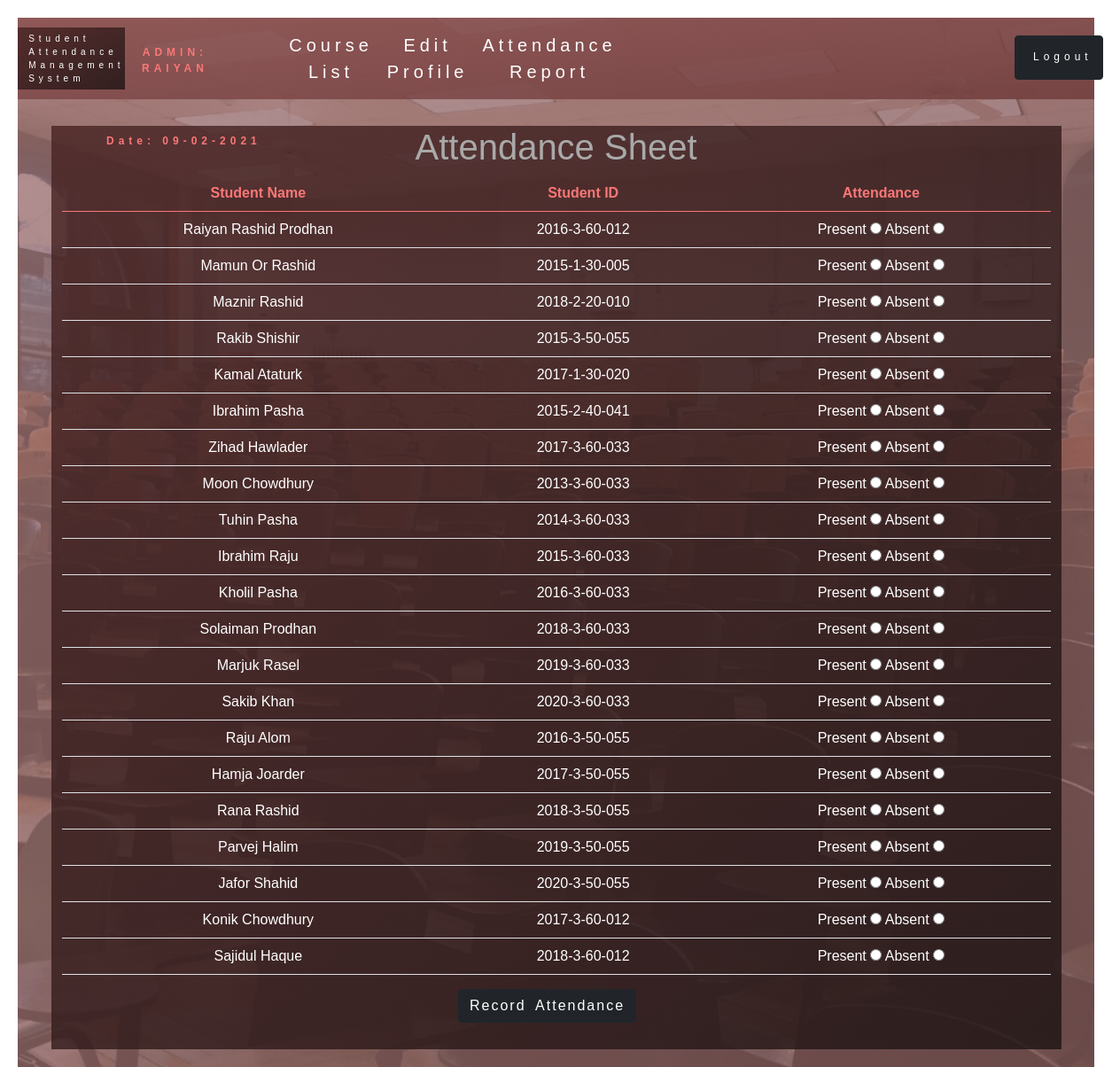
The page /teacher/take_attendance.php (signed in) on the database its author committed.
### tables this page shows
CREATE TABLE `student_tbl` (
  `student_id` int(11) NOT NULL,
  `student_name` varchar(150) NOT NULL,
  `student_password` varchar(100) NOT NULL,
  `student_roll_number` varchar(15) NOT NULL,
  `student_email` varchar(100) NOT NULL,
  `student_dob` date NOT NULL,
  `student_course_code` varchar(100) NOT NULL,
  `student_user_type` varchar(10) NOT NULL
);

### lib/Database.php (called while the page is built, shortened)
<?php
    Class Database {
        public $host = DB_HOST;
        public $user = DB_USER;
        public $pass = DB_PASS;
        public $dbname = DB_NAME;
        public $link;
        private function connectDB() {
            $this->link=new mysqli($this->host, $this->user, $this->pass,
                $this->dbname);
        }
        public function select($query) {
            $result=$this->link->query($query) or die($this->link->error.__LINE__);
            if($result->num_rows > 0) {
                return $result;
            } else {
                return false;
            }
        }
    }
?>

### lib/Student.php (called while the page is built, shortened)
<?php
    $filePath = realpath(dirname(__FILE__));
    include_once($filePath.'/Database.php')
?>
<?php
    class Student {
        private $db;
        public function __construct() {
            $this->db = new Database();
        }
        public function getSpecificCourseStudents($courseCode) {
            $query = "SELECT * FROM student_tbl
            WHERE student_course_code LIKE '%{$courseCode}%'";
            $result = $this->db->select($query);
            return $result;
        }
    }
?>

### teacher/take_attendance.php (the view, shortened to what this page needs)
<?php
    include '../lib/Student.php';
?>
<?php
    $stu = new Student();
    $courseCode = $_GET['courseCode'];
?>
<!DOCTYPE html>
<html lang="en">
<head>
    <head>
        <link rel="stylesheet" href="../css/bootstrap.min.css">
        <link rel="stylesheet" href="../css/style.css">
        <link rel="stylesheet" href="../css/take_attendance.css">
        <link rel="stylesheet" href="../css/navbar.css">
    </head>
</head>
<body>
    <header class="header">
        <nav class="navbar navbar-expand-lg">
            <a class="navbar-brand" href="course_list.php">Student<br>Attendance<br>Management<br>System</a>
            <div class="username">
                <?php
                    include '../lib/CurrentUserInfo.php';
                ?>
            </div>
            <div class="custom-date">
                Date: <?php
                    $customDate = date('d-m-Y');
                    echo $customDate;
                ?>
            </div>
            <div class="collapse navbar-collapse" id="navbarSupportedContent">
                <ul class="navbar-nav mr-auto">
                    <li class="nav-item active">
                        <a class="nav-link" href="course_list.php">Course<br>List</a>
                    </li>
                    <li class="nav-item">
                        <a class="nav-link" href="update_teacher.php">Edit<br>Profile</a>
                    </li>
                    <li class="nav-item">
                        <a class="nav-link" href="report.php">Attendance<br>Report</a>
                    </li>
                    <li class="nav-item btn btn-dark logout">
                        <a class="nav-link" href="../logout.php">Logout
                        </a>
                    </li>
                </ul>
            </div>
        </nav>
        <div class="panel panel-default container">
            <div class="panel-heading">
                <h1>
                    Attendance Sheet
                </h1>
            </div>
            <div class="panel-body">
                <form  method="post">
                    <table class="table">
                        <thead>
                            <tr>
                                <th>Student Name</th>
                                <th>Student ID</th>
                                <th>Attendance</th>
                            </tr>
                        </thead>
                        <tbody>
                            <?php
                                $get_student = $stu->getSpecificCourseStudents($courseCode);
                                if($get_student) {
                                    while ($row = $get_student->fetch_assoc()) {
                            ?>
                            <tr>
                                <td><?php echo $row['student_name']; ?></td>
                                <td><?php echo $row['student_roll_number']; ?></td>
                                <td>
                                    Present <input type="radio" name="attendance[<?php echo $row['student_id']; ?>]" value="present" required>
                                    Absent <input type="radio" name="attendance[<?php echo $row['student_id']; ?>]" value="absent" required>
                                </td>
                            </tr>
                            <?php
                                    }
                                }
                            ?>
                        </tbody>
                    </table>
                    <input type="submit" class="btn btn-dark custom-submit-btn" name="submit" value="Record Attendance">
                </form>
            </div>
        </div>
    </header>
</body>
</html>

### css/style.css (style rules this page uses)
* { margin: 0; padding: 0; box-sizing: border-box; }
body { font-family: sans-serif; font-size: 16px; font-weight: 400; padding-top: 20px; padding-left: 20px; padding-right: 20px; }
.header { width: 100%; height: auto; min-height:580px; padding-bottom: 20px; background-image: linear-gradient( to right bottom, rgba(160, 118, 118, 0.8), rgba(130, 89, 89, 0.8)), url(../img/classroom2.jpg); background-size: cover; background-position: top; background-repeat: no-repeat; background-attachment: fixed; position: relative; }
.username { position: absolute; top: 30px; left: 140px; font-size: 12px; color: rgb(250, 119, 119); }
.logout { position: absolute; top: 20px; left: 1125px; height: 50px; width: 100px; font-size: 12px; color: rgb(250, 119, 119); }

### css/take_attendance.css (style rules this page uses)
.container { background-image: linear-gradient( to right bottom, rgba(71, 34, 34, 0.8), rgba(29, 19, 19, 0.8) ); margin-top: 30px; text-align: center; }
.panel-heading { color:darkgrey; }
.panel-body { color:rgb(250, 119, 119); }
th { color: rgb(250, 119, 119); }
td { color:rgb(255, 255, 255); }
.btn { margin-right: 20px; }
.custom-submit-btn { margin-bottom:30px; letter-spacing:2px; word-spacing:5px; }
.custom-date { font-size: 12px; color: rgb(250, 119, 119); position: absolute; top: 130px; left: 100px; }

### css/navbar.css (style rules this page uses)
nav { display: block; font-size: 20px; font-weight: 700; letter-spacing: 5px; color: rgb(255, 255, 255); background-image: linear-gradient( to right bottom, rgba(139, 80, 80, 0.8), rgba(110, 57, 57, 0.8) ); height: 15%; width: 100%; text-align: center; padding-top: 2%; }
.navbar-brand { font-weight: 300; font-size: 10px; text-align: left; padding-left: 1%; color: rgb(255, 255, 255); background-image: linear-gradient( to right bottom, rgba(71, 34, 34, 0.8), rgba(29, 19, 19, 0.8) ); }
.navbar-nav { font-weight: 300; padding-left: 15%; }
.nav-link { color: rgb(255, 255, 255); }

### rows shown on the page
student_tbl: student_name "Raiyan Rashid Prodhan", student_roll_number "2016-3-60-012"
student_tbl: student_name "Mamun Or Rashid", student_roll_number "2015-1-30-005"
student_tbl: student_name "Maznir Rashid", student_roll_number "2018-2-20-010"
student_tbl: student_name "Rakib Shishir", student_roll_number "2015-3-50-055"
student_tbl: student_name "Kamal Ataturk", student_roll_number "2017-1-30-020"
student_tbl: student_name "Ibrahim Pasha", student_roll_number "2015-2-40-041"
student_tbl: student_name "Zihad Hawlader", student_roll_number "2017-3-60-033"
student_tbl: student_name "Moon Chowdhury", student_roll_number "2013-3-60-033"
student_tbl: student_name "Tuhin Pasha", student_roll_number "2014-3-60-033"
student_tbl: student_name "Ibrahim Raju", student_roll_number "2015-3-60-033"
student_tbl: student_name "Kholil Pasha", student_roll_number "2016-3-60-033"
student_tbl: student_name "Solaiman Prodhan", student_roll_number "2018-3-60-033"
student_tbl: student_name "Marjuk Rasel", student_roll_number "2019-3-60-033"
student_tbl: student_name "Sakib Khan", student_roll_number "2020-3-60-033"
student_tbl: student_name "Raju Alom", student_roll_number "2016-3-50-055"
student_tbl: student_name "Hamja Joarder", student_roll_number "2017-3-50-055"
student_tbl: student_name "Rana Rashid", student_roll_number "2018-3-50-055"
student_tbl: student_name "Parvej Halim", student_roll_number "2019-3-50-055"
student_tbl: student_name "Jafor Shahid", student_roll_number "2020-3-50-055"
student_tbl: student_name "Konik Chowdhury", student_roll_number "2017-3-60-012"
student_tbl: student_name "Sajidul Haque", student_roll_number "2018-3-60-012"

### other values the page prints
$_SESSION['user_type'] "ADMIN"
$_SESSION['username'] "RAIYAN"
